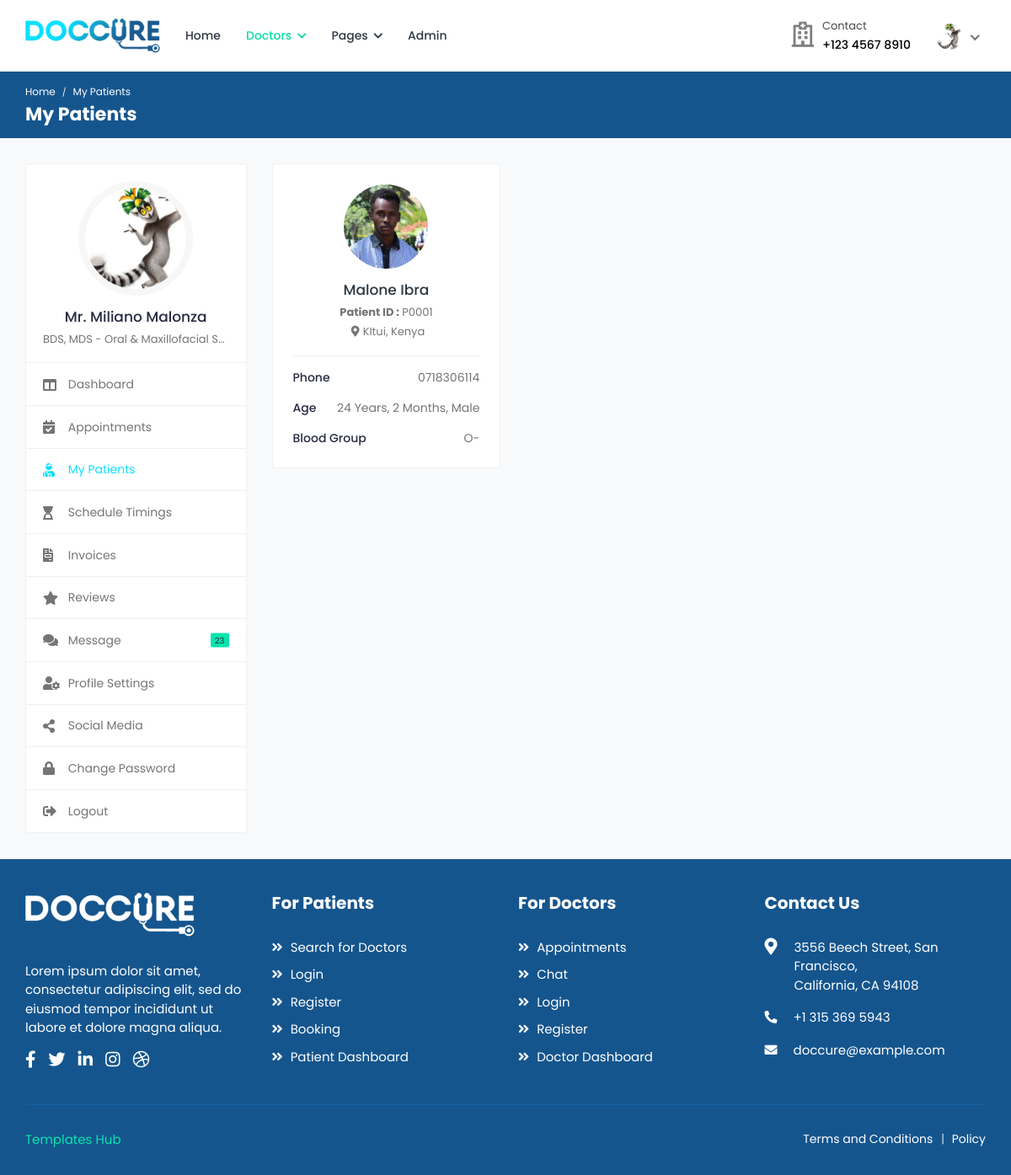
The app's page /doctors/my-patients/ (signed in) with its own data.
### doctors/models.py (models this page shows, shortened)
class Doctor(models.Model):
	user = models.OneToOneField(User, on_delete=models.CASCADE)
	image = models.ImageField('Profile Image', upload_to='Image/Doctors',
		max_length=500, default='dummy.png')
	first_name = models.CharField('First Name', max_length=50)
	second_name =  models.CharField('Second Name', max_length=50)
	title = models.CharField('Title', max_length=200, default='Dr.')
	phone_no = models.CharField('Phone Number', max_length=50)
	email = models.EmailField('Email', max_length=250)
	gender = models.CharField('Gender', max_length=10)
	d_o_b = models.DateField('Date of Birth', blank=True)
	biography = models.CharField('Biography', max_length=1000, blank=True)
	address_line1 = models.CharField('Address Line 1', max_length=200, blank=True)
	address_line2 = models.CharField('Address Line 2', max_length=200, blank=True)
	country = models.CharField('Country', max_length=100, blank=True)
	county = models.CharField('County', max_length=100, blank=True)
	town = models.CharField('Town', max_length=100, blank=True)
	pricing =  models.FloatField('Amount', default=0.00)
	services = models.CharField('Services', max_length=1000, blank=True)
	specialization = models.CharField('Specialization', max_length=1000, blank=True)
	clinic = models.CharField('Clinic', max_length=100, blank=True)
	clinic_address = models.CharField('Clinic Address', max_length=100, blank=True)
	speciality = models.OneToOneField(Speciality, on_delete=models.CASCADE)
	''' user, image, first_name, second_name, title, phone_no, email, gender, d_o_b, biography,
	address_line1, address_line2, country, county, town, pricing, services, specialization, clinic,
	clinic_address, speciality'''

### patients/models.py (models this page shows)
class Patient(models.Model):
	user = models.OneToOneField(User, on_delete=models.CASCADE)
	image = models.ImageField('Profile Image', upload_to='Image/Patient/Profile/',
		max_length=500, default='dummy.png')
	first_name = models.CharField('First Name', max_length=50)
	second_name = models.CharField('Second Name', max_length=50)
	d_o_b = models.DateField('Date Of Birth')
	gender = models.CharField('Gender', max_length=10)
	email = models.CharField('Email', max_length=50)
	phone_no = models.CharField('Phone Number', max_length=20)
	blood_group = models.CharField('Blood Group', max_length=5)
	country = models.CharField('Country', max_length=50)
	county = models.CharField('County', max_length=50)
	town = models.CharField('Town', max_length=50)
	street_lane = models.CharField('Street/Lane', max_length=50)
	def __str__(self):
		return self.first_name +' '+self.second_name

### doctors/views.py (the view)
# urls.py: path('my-patients/', views.my_patients,  name='my-patients'),
@login_required(login_url='/login/')
@user_passes_test(check_doctor, login_url='/login/')
@user_passes_test(check_settings, login_url='/doctors/profile-settings/')
def my_patients(request):
	profile = Doctor.objects.get(user=request.user.id)
	appointments = Appointment.objects.filter(doctor=profile.id).exclude(status='CANCELLED')
	patients = []
	for appointment in appointments:
		if appointment.patient not in patients:
			patients += [appointment.patient]
	return render(request, 'doctors/my-patients.html', {'profile' :profile, 'patients': patients})

### doctors/views.py (called while the page is built)
def check_doctor(user):
	group = user.groups.get()
	return group.name=='doctors_group'

def check_settings(user):
	profile = Doctor.objects.filter(user=user.id)
	return profile.count()>=1

### doctors/templates/doctors/my-patients.html (shortened to what this page needs)
{% extends "doctors/base.html" %}
{% load static %}
{% block breadcrumb %}My Patients{% endblock %}
{% block breadcrumb1 %}My Patients{% endblock %}
{% block sidenav %}
	<ul>
		<li>
			<a href="{% url 'doctor-dashboard' %}">
				<i class="fas fa-columns"></i>
				<span>Dashboard</span>
			</a>
		</li>
		<li>
			<a href="{% url 'appointments' %}">
				<i class="fas fa-calendar-check"></i>
				<span>Appointments</span>
			</a>
		</li>
		<li class="active">
			<a href="{% url 'my-patients' %}">
				<i class="fas fa-user-injured"></i>
				<span>My Patients</span>
			</a>
		</li>
		<li>
			<a href="{% url 'schedule-timings' %}">
				<i class="fas fa-hourglass-start"></i>
				<span>Schedule Timings</span>
			</a>
		</li>
		<li>
			<a href="{% url 'invoices' %}">
				<i class="fas fa-file-invoice"></i>
				<span>Invoices</span>
			</a>
		</li>
		<li>
			<a href="{% url 'reviews' %}">
				<i class="fas fa-star"></i>
				<span>Reviews</span>
			</a>
		</li>
		<li>
			<a href="{% url 'chat-doctor' %}">
				<i class="fas fa-comments"></i>
				<span>Message</span>
				<small class="unread-msg">23</small>
			</a>
		</li>
		<li>
			<a href="{% url 'doctor-profile-settings' %}">
				<i class="fas fa-user-cog"></i>
				<span>Profile Settings</span>
			</a>
		</li>
		<li>
			<a href="{% url 'social-media' %}">
				<i class="fas fa-share-alt"></i>
				<span>Social Media</span>
			</a>
		</li>
		<li>
			<a href="{% url 'doctor-change-password' %}">
				<i class="fas fa-lock"></i>
				<span>Change Password</span>
			</a>
		</li>
		<li>
			<a href="{% url 'logout' %}">
				<i class="fas fa-sign-out-alt"></i>
				<span>Logout</span>
			</a>
		</li>
	</ul>
{% endblock %}
{% block content %}
	<div class="col-md-7 col-lg-8 col-xl-9">
		<div class="row row-grid">
		{% for patient in patients %}
			<div class="col-md-6 col-lg-4 col-xl-3">
				<div class="card widget-profile pat-widget-profile">
					<div class="card-body">
						<div class="pro-widget-content">
							<div class="profile-info-widget">
								<a href="{% url 'patient-profile' patient|slugify patient.id %}" class="booking-doc-img">
									<img src="{{patient.image.url}}" alt="User Image">
								</a>
								<div class="profile-det-info">
									<h3><a href="{% url 'patient-profile' patient|slugify patient.id %}">{{patient.first_name}} {{patient.second_name}}</a></h3>
									<div class="patient-details">
										<h5><b>Patient ID :</b> P000{{patient.id}}</h5>
										<h5 class="mb-0"><i class="fas fa-map-marker-alt"></i>{{patient.county}}, {{patient.country}}</h5>
									</div>
								</div>
							</div>
						</div>
						<div class="patient-info">
							<ul>
								<li>Phone <span>{{patient.phone_no}}</span></li>
								<li>Age <span>{{patient.d_o_b|timesince }}, {{patient.gender}}</span></li>
								<li>Blood Group <span>{{patient.blood_group}}</span></li>
							</ul>
						</div>
					</div>
				</div>
			</div>
		{% endfor %}
		</div>
	</div>
{% endblock %}

### doctors/templates/doctors/base.html (shortened to what this page needs)
<!DOCTYPE html>
<html lang="en">
<head>
		{% load static %}
		<link rel="stylesheet" href="{% static 'cas/css/bootstrap.min.css' %}">
		<link rel="stylesheet" href="{% static 'cas/plugins/fontawesome/css/fontawesome.min.css' %}">
		<link rel="stylesheet" href="{% static 'cas/plugins/fontawesome/css/all.min.css' %}">
		<link rel="stylesheet" href="{% static 'cas/css/style.css' %}">
	</head>
	<body>
		<div class="main-wrapper">
			<header class="header">
				<nav class="navbar navbar-expand-lg header-nav">
					<div class="navbar-header">
						<a href="index-2.html" class="navbar-brand logo">
							<img src="{% static 'cas/img/logo.png' %}" class="img-fluid" alt="Logo">
						</a>
					</div>
					<div class="main-menu-wrapper">
						<ul class="main-nav">
							<li>
								<a href="index-2.html">Home</a>
							</li>
							<li class="has-submenu active">
								<a href="#">Doctors <i class="fas fa-chevron-down"></i></a>
							</li>
							<li class="has-submenu">
								<a href="#">Pages <i class="fas fa-chevron-down"></i></a>
							</li>
							<li>
								<a href="admin/index.html" target="_blank">Admin</a>
							</li>
						</ul>
					</div>
					<ul class="nav header-navbar-rht">
						<li class="nav-item contact-item">
							<div class="header-contact-img">
								<i class="far fa-hospital"></i>
							</div>
							<div class="header-contact-detail">
								<p class="contact-header">Contact</p>
								<p class="contact-info-header"> +123 4567 8910</p>
							</div>
						</li>
						<li class="nav-item dropdown has-arrow logged-item">
							<a href="#" class="dropdown-toggle nav-link" data-toggle="dropdown">
								<span class="user-img">
									<img class="rounded-circle" src="{{profile.image.url}}" width="31" alt="{{user.first_name}} {{user.last_name}}">
								</span>
							</a>
						</li>
					</ul>
				</nav>
			</header>
			<div class="breadcrumb-bar">
				<div class="container-fluid">
					<div class="row align-items-center">
						<div class="col-md-12 col-12">
							<nav aria-label="breadcrumb" class="page-breadcrumb">
								<ol class="breadcrumb">
									<li class="breadcrumb-item"><a href="{% url 'index' %}">Home</a></li>
									<li class="breadcrumb-item active" aria-current="page">{% block breadcrumb %}{% endblock %}</li>
								</ol>
							</nav>
							<h2 class="breadcrumb-title">{% block breadcrumb1 %} {% endblock %}</h2>
						</div>
					</div>
				</div>
			</div>
			<div class="content">
				<div class="container-fluid">
					<div class="row">
						<div class="col-md-5 col-lg-4 col-xl-3 theiaStickySidebar">
							<div class="profile-sidebar">
								<div class="widget-profile pro-widget-content">
									<div class="profile-info-widget">
										<a href="#" class="booking-doc-img">
											<img src="{{profile.image.url}}" alt="User Image">
										</a>
										<div class="profile-det-info">
											<h3>{{profile.title}} {{user.first_name}} {{user.last_name}}</h3>
											<div class="patient-details">
												<h5 class="mb-0">BDS, MDS - Oral & Maxillofacial Surgery</h5>
											</div>
										</div>
									</div>
								</div>
								<div class="dashboard-widget">
									<nav class="dashboard-menu">
										{% block sidenav %}
										{% endblock %}
									</nav>
								</div>
							</div>
						</div>
						{% block content %}
						{% endblock %}
					</div>
				</div>
			</div>
			<footer class="footer">
				<div class="footer-top">
					<div class="container-fluid">
						<div class="row">
							<div class="col-lg-3 col-md-6">
								<div class="footer-widget footer-about">
									<div class="footer-logo">
										<img src="{% static 'cas/img/footer-logo.png' %}" alt="logo">
									</div>
									<div class="footer-about-content">
										<p>Lorem ipsum dolor sit amet, consectetur adipiscing elit, sed do eiusmod tempor incididunt ut labore et dolore magna aliqua. </p>
										<div class="social-icon">
											<ul>
												<li>
													<a href="#" target="_blank"><i class="fab fa-facebook-f"></i> </a>
												</li>
												<li>
													<a href="#" target="_blank"><i class="fab fa-twitter"></i> </a>
												</li>
												<li>
													<a href="#" target="_blank"><i class="fab fa-linkedin-in"></i></a>
												</li>
												<li>
													<a href="#" target="_blank"><i class="fab fa-instagram"></i></a>
												</li>
												<li>
													<a href="#" target="_blank"><i class="fab fa-dribbble"></i> </a>
												</li>
											</ul>
										</div>
									</div>
								</div>
							</div>
							<div class="col-lg-3 col-md-6">
								<div class="footer-widget footer-menu">
									<h2 class="footer-title">For Patients</h2>
									<ul>
										<li><a href="search.html"><i class="fas fa-angle-double-right"></i> Search for Doctors</a></li>
										<li><a href="login.html"><i class="fas fa-angle-double-right"></i> Login</a></li>
										<li><a href="register.html"><i class="fas fa-angle-double-right"></i> Register</a></li>
										<li><a href="booking.html"><i class="fas fa-angle-double-right"></i> Booking</a></li>
										<li><a href="patient-dashboard.html"><i class="fas fa-angle-double-right"></i> Patient Dashboard</a></li>
									</ul>
								</div>
							</div>
							<div class="col-lg-3 col-md-6">
								<div class="footer-widget footer-menu">
									<h2 class="footer-title">For Doctors</h2>
									<ul>
										<li><a href="appointments.html"><i class="fas fa-angle-double-right"></i> Appointments</a></li>
										<li><a href="chat.html"><i class="fas fa-angle-double-right"></i> Chat</a></li>
										<li><a href="login.html"><i class="fas fa-angle-double-right"></i> Login</a></li>
										<li><a href="doctor-register.html"><i class="fas fa-angle-double-right"></i> Register</a></li>
										<li><a href="doctor-dashboard.html"><i class="fas fa-angle-double-right"></i> Doctor Dashboard</a></li>
									</ul>
								</div>
							</div>
							<div class="col-lg-3 col-md-6">
								<div class="footer-widget footer-contact">
									<h2 class="footer-title">Contact Us</h2>
									<div class="footer-contact-info">
										<div class="footer-address">
											<span><i class="fas fa-map-marker-alt"></i></span>
											<p> 3556  Beech Street, San Francisco,<br> California, CA 94108 </p>
										</div>
										<p>
											<i class="fas fa-phone-alt"></i>
											+1 315 369 5943
										</p>
										<p class="mb-0">
											<i class="fas fa-envelope"></i>
											doccure@example.com
										</p>
									</div>
								</div>
							</div>
						</div>
					</div>
				</div>
                <div class="footer-bottom">
					<div class="container-fluid">
						<div class="copyright">
							<div class="row">
								<div class="col-md-6 col-lg-6">
									<div class="copyright-text">
										<p class="mb-0"><a href="templateshub.net">Templates Hub</a></p>
									</div>
								</div>
								<div class="col-md-6 col-lg-6">
									<div class="copyright-menu">
										<ul class="policy-menu">
											<li><a href="term-condition.html">Terms and Conditions</a></li>
											<li><a href="privacy-policy.html">Policy</a></li>
										</ul>
									</div>
								</div>
							</div>
						</div>
					</div>
				</div>
			</footer>
		</div>
	</body>
</html>

### records on screen
Doctor: image (picture), title "Mr."
Patient: image (picture), first_name "Malone", second_name "Ibra", id "1", county "KItui", country "Kenya", phone_no "0718306114", d_o_b "24 Years, 2 Months", gender "Male", blood_group "O-"

### other values on screen
{{ user.first_name }} "Miliano"
{{ user.last_name }} "Malonza"
